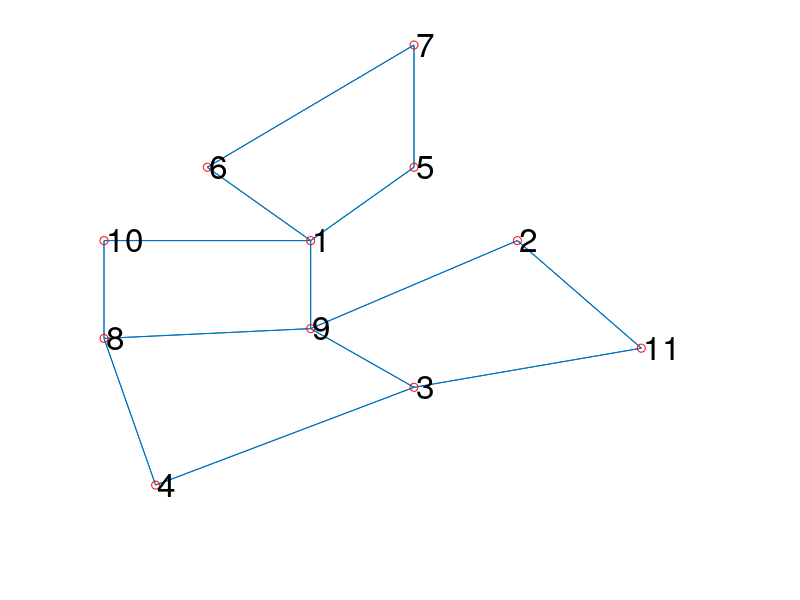

Source code (MATLAB):
xy=[...
    1, 1.5  ,3;
    2, 2.5  ,3;
    3, 2    ,1.5;
    4, 0.75 ,0.5;
    5, 2    ,3.75;
    6, 1    ,3.75;
    7, 2    ,5;
    8, 0.5, 2; 
     9, 1.5,2.1;
     10,0.5,3;
     11, 3.1,1.9...
    ];

seg=[...
        4,3;
	8,9;
	 10,1;
	 3,11;
	 9,2;
	 9,1;
	 1,5;
	 6,7;
	 6,1;
	 7,5;
	 10,8;
	 2,11;
	 9,3;
	 1,9;
	 8,4];
nv=size(xy,1);
ne = size(seg,1);
o=ones(ne,1);
A=sparse(seg(:,1),seg(:,2),o,nv,nv);
[i,j,o]=find(A+transpose(A));
ne1 = length(i);
o=ones(ne1,1);
A=sparse(i,j,o,nv,nv);
dim=2;
k=1;
I=speye(nv,nv);
ek=I(:,k);
%%a=(A+I)*ek; 
%%a=(A+I)*a-a;
a=A*(A+I)*ek;
jj=find(a==dim);
jj=jj(find(jj!=k))
hold on;
gplot(A,xy(:,2:3)); 
plot(xy(:,2),xy(:,3),'ro'); 
for i=1:nv
	set(text(xy(i,2)+0.01,xy(i,3)+0.01,int2str(i)),'FontSize',24);
end
axis off
hold off 
